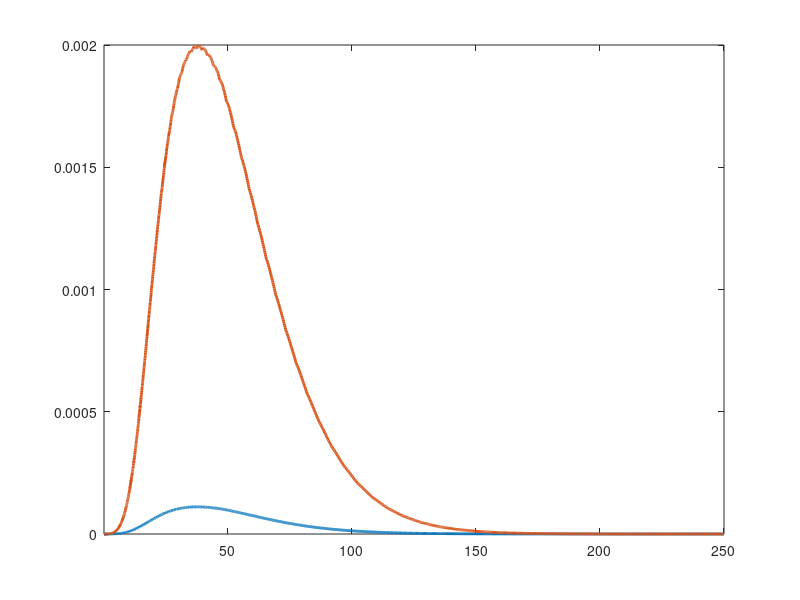

Write the MATLAB code that produced this figure.
clear all;

% distribution
drop = 500;
simT = 2000;
ne = 2;
ny = 1;
nd = 1;
nx = ne*ny*nd;
nb = 2001;
nm = 5;
nz = 2;
%json = jsondecode(fileread('./results_calibKMPbenchnk2500_KS.json'));
json = jsondecode(fileread('./results_calibKS_KS.json'));
%json = jsondecode(fileread('./results_calibKMPhety_KS.json'));
%mu0 = json.ss.muss;
%mux = json.input.mux;
Ge = json.input.Ge;
mu0 = json.irf.mu0;
mpmat = json.ss.mpmat;
knotsb = json.input.knotsb;
shareWvec = json.ss.shareWvec;
gini = json.ss.gini;
%THETA = json.input.param(1);
% load mu0.txt;
% load knotsb.txt;

mnow = 0.0;
mp = 0.0;
for ix=1:nx
    
    for ib=1:nb
        
        mumat1(ib,ix) = mu0(nb*(ix-1)+ib);
        mpmat1(ib,ix) = mpmat(nb*(ix-1)+ib);
        
    end
    
    mnow = mnow + mumat1(:,ix)'*knotsb;
    mp   = mp   + mumat1(:,ix)'*mpmat1(:,ix); %*THETA;

end

if (nx>2)
    muu = sum(mumat1(:,[1:2:nx-1]),2);
    mue = sum(mumat1(:,[1:2:nx-1]+1),2);
else
    muu = mumat1(:,1);
    mue = mumat1(:,2);
end
lnow = sum(muu)*Ge(1) + sum(mue)*Ge(2);

disp([shareWvec']);
disp([gini (mnow/lnow)^(1-0.36)]);
figure;
plot(knotsb,muu,'LineWidth',2.0);
hold on;
plot(knotsb,mue,'LineWidth',2.0);
xlim([knotsb(1) knotsb(end)]);


% %for id=1:nd
%     figure;
%     for iy=1:ny
%          if (ny>1); subplot(3,3,iy); end;
% %         if (iy==1)
% %             index = 1:51;
% %         elseif (iy==2)
% %             index = 1:101;
% %         else
%             index = 1:nb;
% %         end
%         plot(knotsb(index),sum(mumat1(index,[1 15 29]+iy-1),2),'LineWidth',2.0);
%         xlim([knotsb(index(1)) knotsb(index(end))]);
% %        plot(knotsb(index),log10(mumat(index,ne*ny*(id-1)+iy)));
%         hold on;
% % figure;
%         plot(knotsb(index),sum(mumat1(index,[1 15 29]+iy),2),'LineWidth',2.0);
% %        plot(knotsb(index),log10(mumat(index,ne*ny*(id-1)+iy+1)));
%         xlim([knotsb(index(1)) knotsb(index(end))]);
%     end
% % end